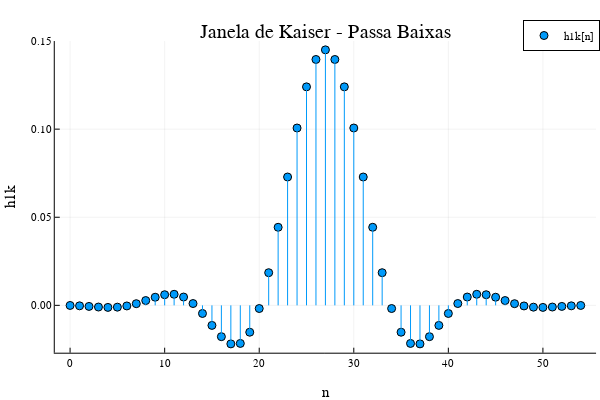

The code cell stored with this chart in its notebook:
### Code cell
Lk = (Nk-1)÷2
ωc2 = (ωr+ωp)/2
h1k = ωc2/π * sinc.(ωc2/π .* (nk.-Lk)).*k

plot(nk, h1k, title = "Janela de Kaiser - Passa Baixas", xlabel = "n", ylabel = "h1k",
label = "h1k[n]", line = :stem, marker = :circle)

### Figure 1 — Plotly figure (JSON) as saved in the notebook; plotly's stock layout.template omitted (floating-point values rounded to 4 significant figures)
{"data": [{"xaxis": "x", "colorbar": {"y": 0.5087, "title": "", "len": 0.8657, "x": 0.9934}, "yaxis": "y", "x": [0, 1, 2, 3, 4, 5, 6, 7, 8, 9, 10, 11, 12, 13, 14, 15, 16, 17, 18, 19, 20, 21, 22, 23, 24, 25, 26, 27, 28, 29, 30, 31, 32, 33, 34, 35, 36, 37, 38, 39, 40, 41, 42, 43, 44, 45, 46, 47, 48, 49, 50, 51, 52, 53, 54], "showlegend": true, "mode": "markers", "name": "h1k[n]", "legendgroup": "h1k[n]", "marker": {"symbol": "circle", "color": "rgba(0, 154, 250, 1.000)", "line": {"color": "rgba(0, 0, 0, 1.000)", "width": 1}, "size": 8}, "y": [-6.342e-05, -0.0002758, -0.0006017, -0.0009514, -0.001159, -0.001016, -0.000336, 0.0009525, 0.002725, 0.004615, 0.006033, 0.006277, 0.004718, 0.001025, -0.004617, -0.01137, -0.01777, -0.02187, -0.02161, -0.01524, -0.001798, 0.01854, 0.04431, 0.07284, 0.1007, 0.124, 0.1395, 0.145, 0.1395, 0.124, 0.1007, 0.07284, 0.04431, 0.01854, -0.001798, -0.01524, -0.02161, -0.02187, -0.01777, -0.01137, -0.004617, 0.001025, 0.004718, 0.006277, 0.006033, 0.004615, 0.002725, 0.0009525, -0.000336, -0.001016, -0.001159, -0.0009514, -0.0006017, -0.0002758, -6.342e-05], "type": "scatter"}, {"xaxis": "x", "colorbar": {"y": 0.5087, "title": "", "len": 0.8657, "x": 0.9934}, "yaxis": "y", "x": [0, 0], "showlegend": false, "mode": "lines", "name": "h1k[n]", "legendgroup": "h1k[n]", "line": {"color": "rgba(0, 154, 250, 1.000)", "shape": "linear", "dash": "solid", "width": 1}, "y": [0, -6.342e-05], "type": "scatter"}, {"xaxis": "x", "colorbar": {"y": 0.5087, "title": "", "len": 0.8657, "x": 0.9934}, "yaxis": "y", "x": [1, 1], "showlegend": false, "mode": "lines", "name": "h1k[n]", "legendgroup": "h1k[n]", "line": {"color": "rgba(0, 154, 250, 1.000)", "shape": "linear", "dash": "solid", "width": 1}, "y": [0, -0.0002758], "type": "scatter"}, {"xaxis": "x", "colorbar": {"y": 0.5087, "title": "", "len": 0.8657, "x": 0.9934}, "yaxis": "y", "x": [2, 2], "showlegend": false, "mode": "lines", "name": "h1k[n]", "legendgroup": "h1k[n]", "line": {"color": "rgba(0, 154, 250, 1.000)", "shape": "linear", "dash": "solid", "width": 1}, "y": [0, -0.0006017], "type": "scatter"}, {"xaxis": "x", "colorbar": {"y": 0.5087, "title": "", "len": 0.8657, "x": 0.9934}, "yaxis": "y", "x": [3, 3], "showlegend": false, "mode": "lines", "name": "h1k[n]", "legendgroup": "h1k[n]", "line": {"color": "rgba(0, 154, 250, 1.000)", "shape": "linear", "dash": "solid", "width": 1}, "y": [0, -0.0009514], "type": "scatter"}, {"xaxis": "x", "colorbar": {"y": 0.5087, "title": "", "len": 0.8657, "x": 0.9934}, "yaxis": "y", "x": [4, 4], "showlegend": false, "mode": "lines", "name": "h1k[n]", "legendgroup": "h1k[n]", "line": {"color": "rgba(0, 154, 250, 1.000)", "shape": "linear", "dash": "solid", "width": 1}, "y": [0, -0.001159], "type": "scatter"}, {"xaxis": "x", "colorbar": {"y": 0.5087, "title": "", "len": 0.8657, "x": 0.9934}, "yaxis": "y", "x": [5, 5], "showlegend": false, "mode": "lines", "name": "h1k[n]", "legendgroup": "h1k[n]", "line": {"color": "rgba(0, 154, 250, 1.000)", "shape": "linear", "dash": "solid", "width": 1}, "y": [0, -0.001016], "type": "scatter"}, {"xaxis": "x", "colorbar": {"y": 0.5087, "title": "", "len": 0.8657, "x": 0.9934}, "yaxis": "y", "x": [6, 6], "showlegend": false, "mode": "lines", "name": "h1k[n]", "legendgroup": "h1k[n]", "line": {"color": "rgba(0, 154, 250, 1.000)", "shape": "linear", "dash": "solid", "width": 1}, "y": [0, -0.000336], "type": "scatter"}, {"xaxis": "x", "colorbar": {"y": 0.5087, "title": "", "len": 0.8657, "x": 0.9934}, "yaxis": "y", "x": [7, 7], "showlegend": false, "mode": "lines", "name": "h1k[n]", "legendgroup": "h1k[n]", "line": {"color": "rgba(0, 154, 250, 1.000)", "shape": "linear", "dash": "solid", "width": 1}, "y": [0, 0.0009525], "type": "scatter"}, {"xaxis": "x", "colorbar": {"y": 0.5087, "title": "", "len": 0.8657, "x": 0.9934}, "yaxis": "y", "x": [8, 8], "showlegend": false, "mode": "lines", "name": "h1k[n]", "legendgroup": "h1k[n]", "line": {"color": "rgba(0, 154, 250, 1.000)", "shape": "linear", "dash": "solid", "width": 1}, "y": [0, 0.002725], "type": "scatter"}, {"xaxis": "x", "colorbar": {"y": 0.5087, "title": "", "len": 0.8657, "x": 0.9934}, "yaxis": "y", "x": [9, 9], "showlegend": false, "mode": "lines", "name": "h1k[n]", "legendgroup": "h1k[n]", "line": {"color": "rgba(0, 154, 250, 1.000)", "shape": "linear", "dash": "solid", "width": 1}, "y": [0, 0.004615], "type": "scatter"}, {"xaxis": "x", "colorbar": {"y": 0.5087, "title": "", "len": 0.8657, "x": 0.9934}, "yaxis": "y", "x": [10, 10], "showlegend": false, "mode": "lines", "name": "h1k[n]", "legendgroup": "h1k[n]", "line": {"color": "rgba(0, 154, 250, 1.000)", "shape": "linear", "dash": "solid", "width": 1}, "y": [0, 0.006033], "type": "scatter"}, {"xaxis": "x", "colorbar": {"y": 0.5087, "title": "", "len": 0.8657, "x": 0.9934}, "yaxis": "y", "x": [11, 11], "showlegend": false, "mode": "lines", "name": "h1k[n]", "legendgroup": "h1k[n]", "line": {"color": "rgba(0, 154, 250, 1.000)", "shape": "linear", "dash": "solid", "width": 1}, "y": [0, 0.006277], "type": "scatter"}, {"xaxis": "x", "colorbar": {"y": 0.5087, "title": "", "len": 0.8657, "x": 0.9934}, "yaxis": "y", "x": [12, 12], "showlegend": false, "mode": "lines", "name": "h1k[n]", "legendgroup": "h1k[n]", "line": {"color": "rgba(0, 154, 250, 1.000)", "shape": "linear", "dash": "solid", "width": 1}, "y": [0, 0.004718], "type": "scatter"}, {"xaxis": "x", "colorbar": {"y": 0.5087, "title": "", "len": 0.8657, "x": 0.9934}, "yaxis": "y", "x": [13, 13], "showlegend": false, "mode": "lines", "name": "h1k[n]", "legendgroup": "h1k[n]", "line": {"color": "rgba(0, 154, 250, 1.000)", "shape": "linear", "dash": "solid", "width": 1}, "y": [0, 0.001025], "type": "scatter"}, {"xaxis": "x", "colorbar": {"y": 0.5087, "title": "", "len": 0.8657, "x": 0.9934}, "yaxis": "y", "x": [14, 14], "showlegend": false, "mode": "lines", "name": "h1k[n]", "legendgroup": "h1k[n]", "line": {"color": "rgba(0, 154, 250, 1.000)", "shape": "linear", "dash": "solid", "width": 1}, "y": [0, -0.004617], "type": "scatter"}, {"xaxis": "x", "colorbar": {"y": 0.5087, "title": "", "len": 0.8657, "x": 0.9934}, "yaxis": "y", "x": [15, 15], "showlegend": false, "mode": "lines", "name": "h1k[n]", "legendgroup": "h1k[n]", "line": {"color": "rgba(0, 154, 250, 1.000)", "shape": "linear", "dash": "solid", "width": 1}, "y": [0, -0.01137], "type": "scatter"}, {"xaxis": "x", "colorbar": {"y": 0.5087, "title": "", "len": 0.8657, "x": 0.9934}, "yaxis": "y", "x": [16, 16], "showlegend": false, "mode": "lines", "name": "h1k[n]", "legendgroup": "h1k[n]", "line": {"color": "rgba(0, 154, 250, 1.000)", "shape": "linear", "dash": "solid", "width": 1}, "y": [0, -0.01777], "type": "scatter"}, {"xaxis": "x", "colorbar": {"y": 0.5087, "title": "", "len": 0.8657, "x": 0.9934}, "yaxis": "y", "x": [17, 17], "showlegend": false, "mode": "lines", "name": "h1k[n]", "legendgroup": "h1k[n]", "line": {"color": "rgba(0, 154, 250, 1.000)", "shape": "linear", "dash": "solid", "width": 1}, "y": [0, -0.02187], "type": "scatter"}, {"xaxis": "x", "colorbar": {"y": 0.5087, "title": "", "len": 0.8657, "x": 0.9934}, "yaxis": "y", "x": [18, 18], "showlegend": false, "mode": "lines", "name": "h1k[n]", "legendgroup": "h1k[n]", "line": {"color": "rgba(0, 154, 250, 1.000)", "shape": "linear", "dash": "solid", "width": 1}, "y": [0, -0.02161], "type": "scatter"}, {"xaxis": "x", "colorbar": {"y": 0.5087, "title": "", "len": 0.8657, "x": 0.9934}, "yaxis": "y", "x": [19, 19], "showlegend": false, "mode": "lines", "name": "h1k[n]", "legendgroup": "h1k[n]", "line": {"color": "rgba(0, 154, 250, 1.000)", "shape": "linear", "dash": "solid", "width": 1}, "y": [0, -0.01524], "type": "scatter"}, {"xaxis": "x", "colorbar": {"y": 0.5087, "title": "", "len": 0.8657, "x": 0.9934}, "yaxis": "y", "x": [20, 20], "showlegend": false, "mode": "lines", "name": "h1k[n]", "legendgroup": "h1k[n]", "line": {"color": "rgba(0, 154, 250, 1.000)", "shape": "linear", "dash": "solid", "width": 1}, "y": [0, -0.001798], "type": "scatter"}, {"xaxis": "x", "colorbar": {"y": 0.5087, "title": "", "len": 0.8657, "x": 0.9934}, "yaxis": "y", "x": [21, 21], "showlegend": false, "mode": "lines", "name": "h1k[n]", "legendgroup": "h1k[n]", "line": {"color": "rgba(0, 154, 250, 1.000)", "shape": "linear", "dash": "solid", "width": 1}, "y": [0, 0.01854], "type": "scatter"}, {"xaxis": "x", "colorbar": {"y": 0.5087, "title": "", "len": 0.8657, "x": 0.9934}, "yaxis": "y", "x": [22, 22], "showlegend": false, "mode": "lines", "name": "h1k[n]", "legendgroup": "h1k[n]", "line": {"color": "rgba(0, 154, 250, 1.000)", "shape": "linear", "dash": "solid", "width": 1}, "y": [0, 0.04431], "type": "scatter"}, {"xaxis": "x", "colorbar": {"y": 0.5087, "title": "", "len": 0.8657, "x": 0.9934}, "yaxis": "y", "x": [23, 23], "showlegend": false, "mode": "lines", "name": "h1k[n]", "legendgroup": "h1k[n]", "line": {"color": "rgba(0, 154, 250, 1.000)", "shape": "linear", "dash": "solid", "width": 1}, "y": [0, 0.07284], "type": "scatter"}, {"xaxis": "x", "colorbar": {"y": 0.5087, "title": "", "len": 0.8657, "x": 0.9934}, "yaxis": "y", "x": [24, 24], "showlegend": false, "mode": "lines", "name": "h1k[n]", "legendgroup": "h1k[n]", "line": {"color": "rgba(0, 154, 250, 1.000)", "shape": "linear", "dash": "solid", "width": 1}, "y": [0, 0.1007], "type": "scatter"}, {"xaxis": "x", "colorbar": {"y": 0.5087, "title": "", "len": 0.8657, "x": 0.9934}, "yaxis": "y", "x": [25, 25], "showlegend": false, "mode": "lines", "name": "h1k[n]", "legendgroup": "h1k[n]", "line": {"color": "rgba(0, 154, 250, 1.000)", "shape": "linear", "dash": "solid", "width": 1}, "y": [0, 0.124], "type": "scatter"}, {"xaxis": "x", "colorbar": {"y": 0.5087, "title": "", "len": 0.8657, "x": 0.9934}, "yaxis": "y", "x": [26, 26], "showlegend": false, "mode": "lines", "name": "h1k[n]", "legendgroup": "h1k[n]", "line": {"color": "rgba(0, 154, 250, 1.000)", "shape": "linear", "dash": "solid", "width": 1}, "y": [0, 0.1395], "type": "scatter"}, {"xaxis": "x", "colorbar": {"y": 0.5087, "title": "", "len": 0.8657, "x": 0.9934}, "yaxis": "y", "x": [27, 27], "showlegend": false, "mode": "lines", "name": "h1k[n]", "legendgroup": "h1k[n]", "line": {"color": "rgba(0, 154, 250, 1.000)", "shape": "linear", "dash": "solid", "width": 1}, "y": [0, 0.145], "type": "scatter"}, {"xaxis": "x", "colorbar": {"y": 0.5087, "title": "", "len": 0.8657, "x": 0.9934}, "yaxis": "y", "x": [28, 28], "showlegend": false, "mode": "lines", "name": "h1k[n]", "legendgroup": "h1k[n]", "line": {"color": "rgba(0, 154, 250, 1.000)", "shape": "linear", "dash": "solid", "width": 1}, "y": [0, 0.1395], "type": "scatter"}, {"xaxis": "x", "colorbar": {"y": 0.5087, "title": "", "len": 0.8657, "x": 0.9934}, "yaxis": "y", "x": [29, 29], "showlegend": false, "mode": "lines", "name": "h1k[n]", "legendgroup": "h1k[n]", "line": {"color": "rgba(0, 154, 250, 1.000)", "shape": "linear", "dash": "solid", "width": 1}, "y": [0, 0.124], "type": "scatter"}, {"xaxis": "x", "colorbar": {"y": 0.5087, "title": "", "len": 0.8657, "x": 0.9934}, "yaxis": "y", "x": [30, 30], "showlegend": false, "mode": "lines", "name": "h1k[n]", "legendgroup": "h1k[n]", "line": {"color": "rgba(0, 154, 250, 1.000)", "shape": "linear", "dash": "solid", "width": 1}, "y": [0, 0.1007], "type": "scatter"}, {"xaxis": "x", "colorbar": {"y": 0.5087, "title": "", "len": 0.8657, "x": 0.9934}, "yaxis": "y", "x": [31, 31], "showlegend": false, "mode": "lines", "name": "h1k[n]", "legendgroup": "h1k[n]", "line": {"color": "rgba(0, 154, 250, 1.000)", "shape": "linear", "dash": "solid", "width": 1}, "y": [0, 0.07284], "type": "scatter"}, {"xaxis": "x", "colorbar": {"y": 0.5087, "title": "", "len": 0.8657, "x": 0.9934}, "yaxis": "y", "x": [32, 32], "showlegend": false, "mode": "lines", "name": "h1k[n]", "legendgroup": "h1k[n]", "line": {"color": "rgba(0, 154, 250, 1.000)", "shape": "linear", "dash": "solid", "width": 1}, "y": [0, 0.04431], "type": "scatter"}, {"xaxis": "x", "colorbar": {"y": 0.5087, "title": "", "len": 0.8657, "x": 0.9934}, "yaxis": "y", "x": [33, 33], "showlegend": false, "mode": "lines", "name": "h1k[n]", "legendgroup": "h1k[n]", "line": {"color": "rgba(0, 154, 250, 1.000)", "shape": "linear", "dash": "solid", "width": 1}, "y": [0, 0.01854], "type": "scatter"}, {"xaxis": "x", "colorbar": {"y": 0.5087, "title": "", "len": 0.8657, "x": 0.9934}, "yaxis": "y", "x": [34, 34], "showlegend": false, "mode": "lines", "name": "h1k[n]", "legendgroup": "h1k[n]", "line": {"color": "rgba(0, 154, 250, 1.000)", "shape": "linear", "dash": "solid", "width": 1}, "y": [0, -0.001798], "type": "scatter"}, {"xaxis": "x", "colorbar": {"y": 0.5087, "title": "", "len": 0.8657, "x": 0.9934}, "yaxis": "y", "x": [35, 35], "showlegend": false, "mode": "lines", "name": "h1k[n]", "legendgroup": "h1k[n]", "line": {"color": "rgba(0, 154, 250, 1.000)", "shape": "linear", "dash": "solid", "width": 1}, "y": [0, -0.01524], "type": "scatter"}, {"xaxis": "x", "colorbar": {"y": 0.5087, "title": "", "len": 0.8657, "x": 0.9934}, "yaxis": "y", "x": [36, 36], "showlegend": false, "mode": "lines", "name": "h1k[n]", "legendgroup": "h1k[n]", "line": {"color": "rgba(0, 154, 250, 1.000)", "shape": "linear", "dash": "solid", "width": 1}, "y": [0, -0.02161], "type": "scatter"}, {"xaxis": "x", "colorbar": {"y": 0.5087, "title": "", "len": 0.8657, "x": 0.9934}, "yaxis": "y", "x": [37, 37], "showlegend": false, "mode": "lines", "name": "h1k[n]", "legendgroup": "h1k[n]", "line": {"color": "rgba(0, 154, 250, 1.000)", "shape": "linear", "dash": "solid", "width": 1}, "y": [0, -0.02187], "type": "scatter"}, {"xaxis": "x", "colorbar": {"y": 0.5087, "title": "", "len": 0.8657, "x": 0.9934}, "yaxis": "y", "x": [38, 38], "showlegend": false, "mode": "lines", "name": "h1k[n]", "legendgroup": "h1k[n]", "line": {"color": "rgba(0, 154, 250, 1.000)", "shape": "linear", "dash": "solid", "width": 1}, "y": [0, -0.01777], "type": "scatter"}, {"xaxis": "x", "colorbar": {"y": 0.5087, "title": "", "len": 0.8657, "x": 0.9934}, "yaxis": "y", "x": [39, 39], "showlegend": false, "mode": "lines", "name": "h1k[n]", "legendgroup": "h1k[n]", "line": {"color": "rgba(0, 154, 250, 1.000)", "shape": "linear", "dash": "solid", "width": 1}, "y": [0, -0.01137], "type": "scatter"}, {"xaxis": "x", "colorbar": {"y": 0.5087, "title": "", "len": 0.8657, "x": 0.9934}, "yaxis": "y", "x": [40, 40], "showlegend": false, "mode": "lines", "name": "h1k[n]", "legendgroup": "h1k[n]", "line": {"color": "rgba(0, 154, 250, 1.000)", "shape": "linear", "dash": "solid", "width": 1}, "y": [0, -0.004617], "type": "scatter"}, {"xaxis": "x", "colorbar": {"y": 0.5087, "title": "", "len": 0.8657, "x": 0.9934}, "yaxis": "y", "x": [41, 41], "showlegend": false, "mode": "lines", "name": "h1k[n]", "legendgroup": "h1k[n]", "line": {"color": "rgba(0, 154, 250, 1.000)", "shape": "linear", "dash": "solid", "width": 1}, "y": [0, 0.001025], "type": "scatter"}, {"xaxis": "x", "colorbar": {"y": 0.5087, "title": "", "len": 0.8657, "x": 0.9934}, "yaxis": "y", "x": [42, 42], "showlegend": false, "mode": "lines", "name": "h1k[n]", "legendgroup": "h1k[n]", "line": {"color": "rgba(0, 154, 250, 1.000)", "shape": "linear", "dash": "solid", "width": 1}, "y": [0, 0.004718], "type": "scatter"}, {"xaxis": "x", "colorbar": {"y": 0.5087, "title": "", "len": 0.8657, "x": 0.9934}, "yaxis": "y", "x": [43, 43], "showlegend": false, "mode": "lines", "name": "h1k[n]", "legendgroup": "h1k[n]", "line": {"color": "rgba(0, 154, 250, 1.000)", "shape": "linear", "dash": "solid", "width": 1}, "y": [0, 0.006277], "type": "scatter"}, {"xaxis": "x", "colorbar": {"y": 0.5087, "title": "", "len": 0.8657, "x": 0.9934}, "yaxis": "y", "x": [44, 44], "showlegend": false, "mode": "lines", "name": "h1k[n]", "legendgroup": "h1k[n]", "line": {"color": "rgba(0, 154, 250, 1.000)", "shape": "linear", "dash": "solid", "width": 1}, "y": [0, 0.006033], "type": "scatter"}, {"xaxis": "x", "colorbar": {"y": 0.5087, "title": "", "len": 0.8657, "x": 0.9934}, "yaxis": "y", "x": [45, 45], "showlegend": false, "mode": "lines", "name": "h1k[n]", "legendgroup": "h1k[n]", "line": {"color": "rgba(0, 154, 250, 1.000)", "shape": "linear", "dash": "solid", "width": 1}, "y": [0, 0.004615], "type": "scatter"}, {"xaxis": "x", "colorbar": {"y": 0.5087, "title": "", "len": 0.8657, "x": 0.9934}, "yaxis": "y", "x": [46, 46], "showlegend": false, "mode": "lines", "name": "h1k[n]", "legendgroup": "h1k[n]", "line": {"color": "rgba(0, 154, 250, 1.000)", "shape": "linear", "dash": "solid", "width": 1}, "y": [0, 0.002725], "type": "scatter"}, {"xaxis": "x", "colorbar": {"y": 0.5087, "title": "", "len": 0.8657, "x": 0.9934}, "yaxis": "y", "x": [47, 47], "showlegend": false, "mode": "lines", "name": "h1k[n]", "legendgroup": "h1k[n]", "line": {"color": "rgba(0, 154, 250, 1.000)", "shape": "linear", "dash": "solid", "width": 1}, "y": [0, 0.0009525], "type": "scatter"}, {"xaxis": "x", "colorbar": {"y": 0.5087, "title": "", "len": 0.8657, "x": 0.9934}, "yaxis": "y", "x": [48, 48], "showlegend": false, "mode": "lines", "name": "h1k[n]", "legendgroup": "h1k[n]", "line": {"color": "rgba(0, 154, 250, 1.000)", "shape": "linear", "dash": "solid", "width": 1}, "y": [0, -0.000336], "type": "scatter"}, {"xaxis": "x", "colorbar": {"y": 0.5087, "title": "", "len": 0.8657, "x": 0.9934}, "yaxis": "y", "x": [49, 49], "showlegend": false, "mode": "lines", "name": "h1k[n]", "legendgroup": "h1k[n]", "line": {"color": "rgba(0, 154, 250, 1.000)", "shape": "linear", "dash": "solid", "width": 1}, "y": [0, -0.001016], "type": "scatter"}, {"xaxis": "x", "colorbar": {"y": 0.5087, "title": "", "len": 0.8657, "x": 0.9934}, "yaxis": "y", "x": [50, 50], "showlegend": false, "mode": "lines", "name": "h1k[n]", "legendgroup": "h1k[n]", "line": {"color": "rgba(0, 154, 250, 1.000)", "shape": "linear", "dash": "solid", "width": 1}, "y": [0, -0.001159], "type": "scatter"}, {"xaxis": "x", "colorbar": {"y": 0.5087, "title": "", "len": 0.8657, "x": 0.9934}, "yaxis": "y", "x": [51, 51], "showlegend": false, "mode": "lines", "name": "h1k[n]", "legendgroup": "h1k[n]", "line": {"color": "rgba(0, 154, 250, 1.000)", "shape": "linear", "dash": "solid", "width": 1}, "y": [0, -0.0009514], "type": "scatter"}, {"xaxis": "x", "colorbar": {"y": 0.5087, "title": "", "len": 0.8657, "x": 0.9934}, "yaxis": "y", "x": [52, 52], "showlegend": false, "mode": "lines", "name": "h1k[n]", "legendgroup": "h1k[n]", "line": {"color": "rgba(0, 154, 250, 1.000)", "shape": "linear", "dash": "solid", "width": 1}, "y": [0, -0.0006017], "type": "scatter"}, {"xaxis": "x", "colorbar": {"y": 0.5087, "title": "", "len": 0.8657, "x": 0.9934}, "yaxis": "y", "x": [53, 53], "showlegend": false, "mode": "lines", "name": "h1k[n]", "legendgroup": "h1k[n]", "line": {"color": "rgba(0, 154, 250, 1.000)", "shape": "linear", "dash": "solid", "width": 1}, "y": [0, -0.0002758], "type": "scatter"}, {"xaxis": "x", "colorbar": {"y": 0.5087, "title": "", "len": 0.8657, "x": 0.9934}, "yaxis": "y", "x": [54, 54], "showlegend": false, "mode": "lines", "name": "h1k[n]", "legendgroup": "h1k[n]", "line": {"color": "rgba(0, 154, 250, 1.000)", "shape": "linear", "dash": "solid", "width": 1}, "y": [0, -6.342e-05], "type": "scatter"}], "layout": {"showlegend": true, "xaxis": {"showticklabels": true, "gridwidth": 0.5, "tickvals": [0, 10, 20, 30, 40, 50], "range": [-1.62, 55.62], "domain": [0.09128, 0.9934], "mirror": false, "tickangle": 0, "showline": true, "ticktext": ["0", "10", "20", "30", "40", "50"], "zeroline": false, "tickfont": {"color": "rgba(0, 0, 0, 1.000)", "family": "sans-serif", "size": 11}, "zerolinecolor": "rgba(0, 0, 0, 1.000)", "anchor": "y", "visible": true, "ticks": "inside", "tickmode": "array", "linecolor": "rgba(0, 0, 0, 1.000)", "showgrid": true, "title": "n", "gridcolor": "rgba(0, 0, 0, 0.100)", "titlefont": {"color": "rgba(0, 0, 0, 1.000)", "family": "sans-serif", "size": 15}, "tickcolor": "rgb(0, 0, 0)", "type": "-"}, "paper_bgcolor": "rgba(255, 255, 255, 1.000)", "annotations": [{"yanchor": "top", "xanchor": "center", "rotation": 0, "y": 1, "font": {"color": "rgba(0, 0, 0, 1.000)", "family": "sans-serif", "size": 20}, "yref": "paper", "showarrow": false, "text": "Janela de Kaiser - Passa Baixas", "xref": "paper", "x": 0.5424}], "height": 400, "margin": {"l": 0, "b": 20, "r": 0, "t": 20}, "plot_bgcolor": "rgba(255, 255, 255, 1.000)", "yaxis": {"showticklabels": true, "gridwidth": 0.5, "tickvals": [0, 0.05, 0.1, 0.15], "range": [-0.02688, 0.15], "domain": [0.07581, 0.9415], "mirror": false, "tickangle": 0, "showline": true, "ticktext": ["0.00", "0.05", "0.10", "0.15"], "zeroline": false, "tickfont": {"color": "rgba(0, 0, 0, 1.000)", "family": "sans-serif", "size": 11}, "zerolinecolor": "rgba(0, 0, 0, 1.000)", "anchor": "x", "visible": true, "ticks": "inside", "tickmode": "array", "linecolor": "rgba(0, 0, 0, 1.000)", "showgrid": true, "title": "h1k", "gridcolor": "rgba(0, 0, 0, 0.100)", "titlefont": {"color": "rgba(0, 0, 0, 1.000)", "family": "sans-serif", "size": 15}, "tickcolor": "rgb(0, 0, 0)", "type": "-"}, "legend": {"yanchor": "auto", "xanchor": "auto", "bordercolor": "rgba(0, 0, 0, 1.000)", "bgcolor": "rgba(255, 255, 255, 1.000)", "borderwidth": 1, "tracegroupgap": 0, "y": 1, "font": {"color": "rgba(0, 0, 0, 1.000)", "family": "sans-serif", "size": 11}, "title": {"font": {"color": "rgba(0, 0, 0, 1.000)", "family": "sans-serif", "size": 15}, "text": ""}, "traceorder": "normal", "x": 1}, "width": 600}}
